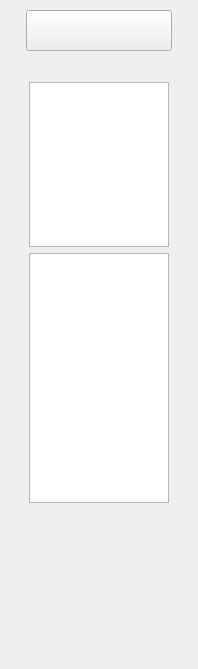
    <widget class="QWidget" name="scrollAreaWidgetContents">
     <property name="geometry">
      <rect>
       <x>0</x>
       <y>0</y>
       <width>198</width>
       <height>669</height>
      </rect>
     </property>
     <layout class="QVBoxLayout" name="verticalLayout">
      <property name="leftMargin">
       <number>0</number>
      </property>
      <property name="topMargin">
       <number>0</number>
      </property>
      <property name="rightMargin">
       <number>0</number>
      </property>
      <property name="bottomMargin">
       <number>0</number>
      </property>
      <item>
       <spacer name="verticalSpacer">
        <property name="orientation">
         <enum>Qt::Vertical</enum>
        </property>
        <property name="sizeType">
         <enum>QSizePolicy::Fixed</enum>
        </property>
        <property name="sizeHint" stdset="0">
         <size>
          <width>20</width>
          <height>10</height>
         </size>
        </property>
       </spacer>
      </item>
      <item alignment="Qt::AlignHCenter">
       <widget class="QPushButton" name="btn_logo">
        <property name="sizePolicy">
         <sizepolicy hsizetype="Minimum" vsizetype="Minimum">
          <horstretch>0</horstretch>
          <verstretch>0</verstretch>
         </sizepolicy>
        </property>
        <property name="minimumSize">
         <size>
          <width>146</width>
          <height>41</height>
         </size>
        </property>
        <property name="maximumSize">
         <size>
          <width>146</width>
          <height>41</height>
         </size>
        </property>
        <property name="cursor">
         <cursorShape>PointingHandCursor</cursorShape>
        </property>
        <property name="text">
         <string/>
        </property>
       </widget>
      </item>
      <item>
       <spacer name="verticalSpacer_2">
        <property name="orientation">
         <enum>Qt::Vertical</enum>
        </property>
        <property name="sizeType">
         <enum>QSizePolicy::Fixed</enum>
        </property>
        <property name="sizeHint" stdset="0">
         <size>
          <width>20</width>
          <height>25</height>
         </size>
        </property>
       </spacer>
      </item>
      <item alignment="Qt::AlignHCenter">
       <widget class="QListWidget" name="listWidget">
        <property name="sizePolicy">
         <sizepolicy hsizetype="Fixed" vsizetype="Fixed">
          <horstretch>0</horstretch>
          <verstretch>0</verstretch>
         </sizepolicy>
        </property>
        <property name="minimumSize">
         <size>
          <width>140</width>
          <height>165</height>
         </size>
        </property>
        <property name="maximumSize">
         <size>
          <width>140</width>
          <height>165</height>
         </size>
        </property>
       </widget>
      </item>
      <item alignment="Qt::AlignHCenter">
       <widget class="QListWidget" name="listWidget_2">
        <property name="sizePolicy">
         <sizepolicy hsizetype="Minimum" vsizetype="Minimum">
          <horstretch>0</horstretch>
          <verstretch>0</verstretch>
         </sizepolicy>
        </property>
        <property name="minimumSize">
         <size>
          <width>140</width>
          <height>250</height>
         </size>
        </property>
        <property name="maximumSize">
         <size>
          <width>140</width>
          <height>250</height>
         </size>
        </property>
       </widget>
      </item>
      <item>
       <spacer name="verticalSpacer_4">
        <property name="orientation">
         <enum>Qt::Vertical</enum>
        </property>
        <property name="sizeHint" stdset="0">
         <size>
          <width>20</width>
          <height>40</height>
         </size>
        </property>
       </spacer>
      </item>
     </layout>
    </widget>
